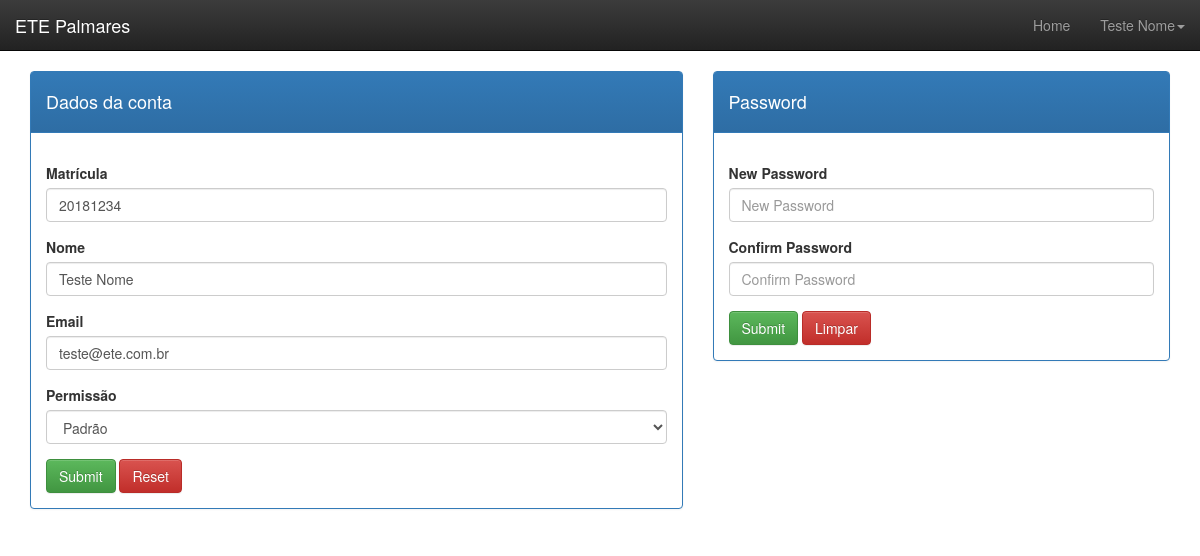
The page /usuarios_edit.php?user=1 (signed in) on the database its author committed.
### tables this page shows
CREATE TABLE `user` (
  `user_id` int(11) NOT NULL,
  `user_matricula` varchar(11) NOT NULL,
  `user_nome` varchar(60) NOT NULL,
  `user_email` varchar(100) DEFAULT NULL,
  `user_senha` varchar(100) NOT NULL,
  `user_role` smallint(1) NOT NULL,
  `user_create_at` datetime NOT NULL DEFAULT CURRENT_TIMESTAMP,
  `user_update_at` datetime DEFAULT CURRENT_TIMESTAMP
);

### class/usuario.php (called while the page is built, shortened)
<?php
	class Usuario extends Configdb
	{
		var $conn;
		function __construct()
		{
			$this->conn = new PDO('mysql:host='.$this->host.';dbname='.$this->dbname, $this->user, $this->password, array(PDO::MYSQL_ATTR_INIT_COMMAND => "SET NAMES utf8"));
		}
		function listInfoUser($user_id){
			$star = $this->conn->prepare("SELECT * FROM user WHERE user_id = :user_id");
			$star->bindValue(":user_id", $user_id, PDO::PARAM_INT);
			$run = $star->execute();
			$rs = $star->fetch(PDO::FETCH_ASSOC);
			return $rs;
		}
	}
?>

### usuarios_edit.php (the view, shortened to what this page needs)
<?php
    $idUser = (isset($_GET['user']))? $_GET['user'] : null;
    include './class/usuario.php';
    $conn = new Usuario();
    $resultado_valor = $conn->listInfoUser($idUser);
?>
<!DOCTYPE html>
<html>
    <head>
        <?php include './template/header.php'; ?>
    </head>
    <body>
        <?php include './template/navbar.php'; ?>
        <div class="container">
             <div class="row" >
                <div class="col-md-7 ">
                    <div class="panel panel-primary">
                        <div class="panel-heading">
                            <h4>Dados da conta </h4>
                        </div>
                        <div class="panel-body">
                            <form action="./function/usuario_update" method="POST">
                                <div class="form-group">
                                    <label for="matriculaUserProfile">Matrícula</label>
                                    <input type="text" name="user_matricula" class="form-control" id="matriculaUserProfile" value="<?php echo($resultado_valor['user_matricula']); ?>" required maxlength="11">
                                </div>
                                <div class="form-group">
                                    <label for="nomeUserProfile">Nome</label>
                                    <input type="text" name="user_nome" class="form-control" id="nomeUserProfile" value="<?php echo($resultado_valor['user_nome']); ?>" required maxlength="60">
                                </div>
                                <div class="form-group">
                                    <label for="emailUserProfile">Email</label>
                                    <input type="email" name="user_email" class="form-control" id="emailUserProfile" value="<?php echo($resultado_valor['user_email']); ?>" required maxlength="100">
                                </div>
                                 <div class="form-group">
                                    <label for="userRoleProfile">Permissão</label>
                                    <select class="form-control" name="user_role">
                                        <?php if ($resultado_valor['user_role'] == 1 ){ ?>
                                            <option value="1" >Padrão</option>
                                        <?php } else { ?>
                                            <option value="2" >Administração</option>
                                            <option value="1" >Padrão</option>
                                        <?php } ?>
                                    </select>
                                </div>
                                <button type="submit" class="btn btn-success">Submit</button>
                                <button type="reset" class="btn btn-danger">Reset</button>
                            </form>
                        </div>
                    </div>
                </div>
                <div class="col-md-5 ">
                    <div class="panel panel-primary">
                        <div class="panel-heading">
                            <h4>Password </h4>
                        </div>
                        <div class="panel-body">
                            <form action="./function/usuario_update_password" method="POST">
                                <div class="form-group">
                                    <label for="passwordUserProfile">New Password</label>
                                    <input type="password" name="user_senha_new" class="form-control" id="passwordUserProfile" placeholder="New Password" maxlength="20" required>
                                </div>
                                <div class="form-group">
                                    <label for="passwordUserProfile">Confirm Password</label>
                                    <input type="password" name="user_senha_confirm" class="form-control" id="passwordUserProfile" placeholder="Confirm Password" maxlength="20" required>
                                </div>
                                <button type="submit" class="btn btn-success">Submit</button>
                                <button type="reset" class="btn btn-danger">Limpar</button>
                            </form>
                        </div>
                    </div>
                </div>
            </div>
        </div>
    </body>
</html>

### template/header.php (style rules this page uses)
body { background-color: #fff; }

### rows shown on the page
user: user_matricula "20181234", user_nome "Teste Nome", user_email "teste@ete.com.br", user_role "Padrão"

### other values the page prints
$_SESSION['nome_usuario'] "Teste Nome"
